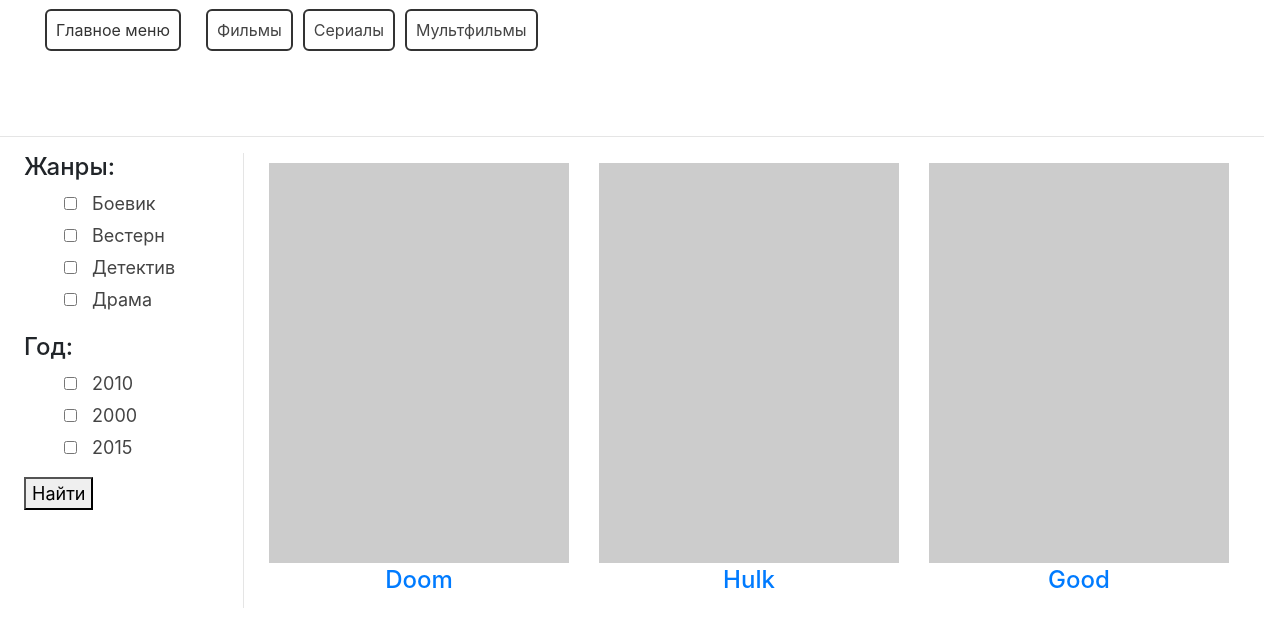
The page / on the database its author committed.
### movie/models.py (models this page shows, shortened)
class Category(models.Model):
    name = models.CharField(max_length=150)
    description = models.TextField(verbose_name='Описание')
    slug = models.SlugField(unique=True)
    def __str__(self):
        return self.name

class Genre(models.Model):
    name = models.CharField(max_length=155)
    description = models.TextField()
    slug = models.SlugField(unique=True)

class Movie(models.Model):
    genre = models.ManyToManyField(Genre, verbose_name='Жанры')
    category = models.ForeignKey(Category, on_delete=models.CASCADE)
    name = models.CharField(max_length=150)
    slug = models.SlugField(unique=True)
    poster = models.ImageField(upload_to='movies/', blank=True, null=True)
    description = models.TextField()
    director = models.ManyToManyField(Actor, verbose_name='Режиссер', related_name='film_director')
    actors = models.ManyToManyField(Actor, related_name='film_actor')
    country = models.CharField(max_length=155, verbose_name='Страна')
    budget = models.PositiveIntegerField(verbose_name='Бюджет',
                                         default=0, help_text='Указывать сумму в долларах')
    fees_in_usa = models.PositiveIntegerField('Сборы в США',
                                              default=0, help_text='Указывать сумму в долларах')
    fees_in_word = models.PositiveIntegerField('Сборы в Мире',
                                               default=0, help_text='Указывать сумму в долларах')
    release = models.DateField(default=date.today, verbose_name='Примьера в мире')
    year = models.PositiveSmallIntegerField(default=0)
    is_published = models.BooleanField(default=False)
    class Meta:
        verbose_name = 'Фильм'
        verbose_name_plural = 'Фильмы'
        ordering = ['-id']
    def get_absolute_url(self):
        return reverse('movie_detail', kwargs={'slug': self.slug})

### movie/views.py (the view)
# urls.py: path('', views.MovieView.as_view(), name='movie'),
class MovieView(DataMixin, GenreYear, ListView):
    model = Movie
    context_object_name = 'movies'
    def get_context_data(self, *, object_list=None, **kwargs):
        context = super().get_context_data(**kwargs)
        context_mixin = self.get_context_data_mixin()
        return dict(list(context.items()) + list(context_mixin.items()))

### movie/utils.py (called while the page is built)
    def get_context_data_mixin(self, **kwargs):
        context = kwargs
        context['categories'] = Category.objects.all()
        context['genres'] = Genre.objects.all()
        return context

### movie/views.py (called while the page is built)
    def get_genre(self):
        return Genre.objects.all()

    def get_year(self):
        return Movie.objects.filter(is_published=True).values('year')

### movie/templates/movie/movie_list.html
{% extends 'movie/base.html' %}
{% block content %}
<div class="wrapper d-flex">
    <div class="movies">
        {% for movie in movies %}
            <div class="movie">
                <a href="{{ movie.get_absolute_url }}">
                <div>
                            {% if movies_detail.poster %}
                    <img src="{{ movies_detail.poster.url }}" width="300" height="400">
                    {% else %}
                    <img src="http://placehold.it/300x400" alt="">
                    {% endif %}
                    <h4 class="movie-name">{{ movie.name }}</h4>
                </div>
                </a>
            </div>
        {% endfor %}
    </div>
</div>
{% endblock %}

### movie/templates/movie/base.html (shortened to what this page needs)
{% load static %}
<!DOCTYPE html>
<html lang="en">
<head>
    <link rel="stylesheet" href="{% static 'movies/css/style.css' %}">
    <link rel="stylesheet" href="https://stackpath.bootstrapcdn.com/bootstrap/4.1.3/css/bootstrap.min.css">
</head>
<body>
<header class="header">
<nav class="nav categories">
    <ul class="d-flex">
        <li class="d-block category main-menu">
            <a href="{% url 'movie' %}">Главное меню</a>
        </li>
    {% for category in categories %}
        <a href="{% url 'category' category.slug %}">
            <li class="d-block category">
                {{ category }}
            </li>
        </a>
    {% endfor %}
    </ul>
</nav>
</header>
<hr>
<form action="{% url 'filter' %}" method="get">
<div class="desc1-right col-md-6 pl-lg-4 d-flex film">
<div class=" side-bar genre">
    <h4>Жанры:</h4>
    <ul class="d-block filter_film">
        {% for genre in view.get_genre %}
            <li class="filter_genre">
             <input type="checkbox" class="filter_selected" name="genre" value="{{ genre.id }}">
               <span> {{ genre.name }}</span>
            </li>
        {% endfor %}
    </ul>
    <h4 class="year">Год:</h4>
    <ul>
        {% for movie in view.get_year %}
            <li class="filter_years">
                <input type="checkbox" class="filter_selected" name="year" value='{{ movie.year }}'>
                <span>{{ movie.year }}</span>
            </li>
        {% endfor %}
    </ul>
    <button type="submit">Найти</button>
</form>
    {% block content %}
    {% endblock %}
</body>
</html>

### movie/static/movies/css/style.css (style rules this page uses)
.header { display: block; width: 100%; height: 120px; }
ul { text-decoration: none; text-transform: none; }
li { text-decoration: none; text-transform: none; }
.genre { font-size: 18px; min-width: 220px; border-right: 1px solid rgba(0, 0, 0, .1); margin-right: 10px; }
.movie-name { text-align: center; margin: 3px 0 3px 0; }
.movies { display: flex; }
.movie { margin-left: 10px; }
.category { margin: 9px 5px 9px 5px; padding: 7px 9px 7px 9px; border: 2px solid #333; border-radius: 6px; color: #444; text-decoration: none; }
.category a { color: #333; }
a { text-decoration: none; text-transform: none; }
.filter_film { text-decoration: none; }
.filter_genre { text-decoration: none; margin: 10px 0 10px 0; }
.main-menu { margin-right: 20px; }
.filter_genre { text-decoration: none; margin: 5px auto; list-style: none; color: #444; }
.filter_years { text-decoration: none; margin: 5px auto; list-style: none; color: #444; }
.filter_selected { text-align: center; margin-right: 10px; }
.year { margin-top: 20px; }
.movies { display: flex; flex-wrap: wrap; width: 1000px; }
.movie { margin: 10px 15px 10px 15px; }

### movie/templates/movie/base.html (style rules this page uses)
.main-menu { margin-right: 20px; }
.filter_film { text-decoration: none; }
.filter_genre { text-decoration: none; margin: 5px auto; list-style: none; color: #444; }
.filter_years { text-decoration: none; margin: 5px auto; list-style: none; color: #444; }
.filter_selected { text-align: center; margin-right: 10px; }
.year { margin-top: 20px; }
.movies { display: flex; flex-wrap: wrap; width: 1000px; }
.movie { margin: 10px 15px 10px 15px; }

### rows shown on the page
Category: name "Фильмы"
Category: name "Сериалы"
Category: name "Мультфильмы"
Genre: name "Боевик"
Genre: name "Вестерн"
Genre: name "Детектив"
Genre: name "Драма"
Movie: name "Doom"
Movie: name "Hulk"
Movie: name "Good"

### other values the page prints
{{ movie.year }} "2010" "2000" "2015"
